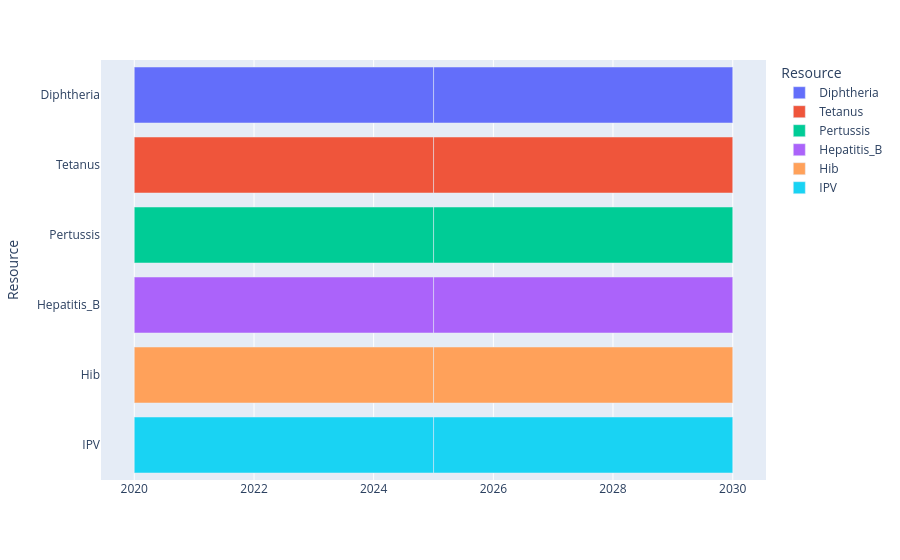

The code cell stored with this chart in its notebook:
### Code cell
import plotly.express as px
import pandas as pd

with open('C:/Users/fthcn/Desktop/Vaccine_Tender_Scheduling_Problem/Julia_Files/Github/Results/F_results_'+demand_status+'_'+supply_status+'_'+price_status+'.json') as json_file:
    F_results = json.load(json_file)

print(F_results)

group = ["Diphtheria","Tetanus","Pertussis","Hepatitis_B","Hib","IPV"]

output = pd.DataFrame()
for a in group:
    if a in F_results:
        for t in T:
            if len(F_results[a][str(t)]) != 0:
                end_list = list(F_results[a][str(t)])
                end_time = int(end_list[0])
                df_dictionary = pd.DataFrame([dict(Start=str(2020+t-1), Finish=str(2020+end_time), Resource=a)])
                output = pd.concat([output, df_dictionary], ignore_index=True)

fig = px.timeline(output, x_start="Start", x_end="Finish", y="Resource", color="Resource")
fig.show()

### Figure 1 — Plotly figure (JSON) as saved in the notebook; plotly's stock layout.template omitted (floating-point values rounded to 4 significant figures)
{"data": [{"alignmentgroup": "True", "base": ["2020", "2025"], "hovertemplate": "Resource=%{y}<br>Start=%{base}<br>Finish=%{x}<extra></extra>", "legendgroup": "Diphtheria", "marker": {"color": "#636efa", "pattern": {"shape": ""}}, "name": "Diphtheria", "offsetgroup": "Diphtheria", "orientation": "h", "showlegend": true, "textposition": "auto", "type": "bar", "x": [157852800000, 157766400000], "xaxis": "x", "y": ["Diphtheria", "Diphtheria"], "yaxis": "y"}, {"alignmentgroup": "True", "base": ["2020", "2025"], "hovertemplate": "Resource=%{y}<br>Start=%{base}<br>Finish=%{x}<extra></extra>", "legendgroup": "Tetanus", "marker": {"color": "#EF553B", "pattern": {"shape": ""}}, "name": "Tetanus", "offsetgroup": "Tetanus", "orientation": "h", "showlegend": true, "textposition": "auto", "type": "bar", "x": [157852800000, 157766400000], "xaxis": "x", "y": ["Tetanus", "Tetanus"], "yaxis": "y"}, {"alignmentgroup": "True", "base": ["2020", "2025"], "hovertemplate": "Resource=%{y}<br>Start=%{base}<br>Finish=%{x}<extra></extra>", "legendgroup": "Pertussis", "marker": {"color": "#00cc96", "pattern": {"shape": ""}}, "name": "Pertussis", "offsetgroup": "Pertussis", "orientation": "h", "showlegend": true, "textposition": "auto", "type": "bar", "x": [157852800000, 157766400000], "xaxis": "x", "y": ["Pertussis", "Pertussis"], "yaxis": "y"}, {"alignmentgroup": "True", "base": ["2020", "2025"], "hovertemplate": "Resource=%{y}<br>Start=%{base}<br>Finish=%{x}<extra></extra>", "legendgroup": "Hepatitis_B", "marker": {"color": "#ab63fa", "pattern": {"shape": ""}}, "name": "Hepatitis_B", "offsetgroup": "Hepatitis_B", "orientation": "h", "showlegend": true, "textposition": "auto", "type": "bar", "x": [157852800000, 157766400000], "xaxis": "x", "y": ["Hepatitis_B", "Hepatitis_B"], "yaxis": "y"}, {"alignmentgroup": "True", "base": ["2020", "2025"], "hovertemplate": "Resource=%{y}<br>Start=%{base}<br>Finish=%{x}<extra></extra>", "legendgroup": "Hib", "marker": {"color": "#FFA15A", "pattern": {"shape": ""}}, "name": "Hib", "offsetgroup": "Hib", "orientation": "h", "showlegend": true, "textposition": "auto", "type": "bar", "x": [157852800000, 157766400000], "xaxis": "x", "y": ["Hib", "Hib"], "yaxis": "y"}, {"alignmentgroup": "True", "base": ["2020", "2025"], "hovertemplate": "Resource=%{y}<br>Start=%{base}<br>Finish=%{x}<extra></extra>", "legendgroup": "IPV", "marker": {"color": "#19d3f3", "pattern": {"shape": ""}}, "name": "IPV", "offsetgroup": "IPV", "orientation": "h", "showlegend": true, "textposition": "auto", "type": "bar", "x": [157852800000, 157766400000], "xaxis": "x", "y": ["IPV", "IPV"], "yaxis": "y"}], "layout": {"autosize": true, "barmode": "overlay", "legend": {"title": {"text": "Resource"}, "tracegroupgap": 0}, "margin": {"t": 60}, "xaxis": {"anchor": "y", "autorange": true, "domain": [0, 1], "range": ["2019-06-12 01:20", "2030-07-22 22:40"], "type": "date"}, "yaxis": {"anchor": "x", "autorange": true, "categoryarray": ["IPV", "Hib", "Hepatitis_B", "Pertussis", "Tetanus", "Diphtheria"], "categoryorder": "array", "domain": [0, 1], "range": [-0.5, 5.5], "title": {"text": "Resource"}, "type": "category"}}}
